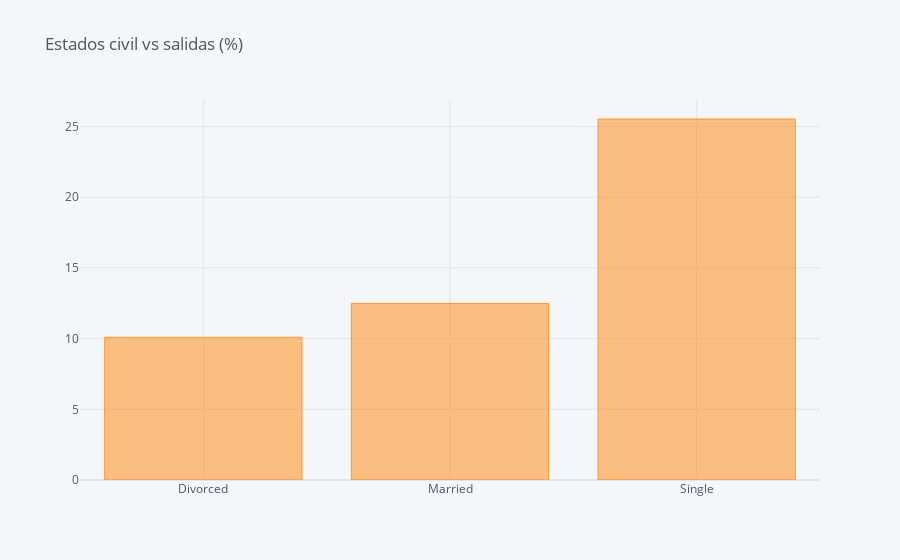

Notebook code cell kept with this figure:
### Code cell
df_Marital = pd.DataFrame(columns=["Marital Status", "% of Leavers"])
i=0
for field in list(df_HR['MaritalStatus'].unique()):
    ratio = df_HR[(df_HR['MaritalStatus']==field)&(df_HR['Attrition']=="Yes")].shape[0] / df_HR[df_HR['MaritalStatus']==field].shape[0]
    df_Marital.loc[i] = (field, ratio*100)
    i += 1
    #print("In {}, the ratio of leavers is {:.2f}%".format(field, ratio*100))    
df_MF = df_Marital.groupby(by="Marital Status").sum()
df_MF.iplot(kind='bar',title='Estados civil vs salidas (%)')

### Figure 1 — Plotly figure (JSON) as saved in the notebook; plotly's stock layout.template omitted (floating-point values rounded to 4 significant figures)
{"data": [{"marker": {"color": "rgba(255, 153, 51, 0.6)", "line": {"color": "rgba(255, 153, 51, 1.0)", "width": 1}}, "name": "% of Leavers", "orientation": "v", "text": "", "type": "bar", "x": ["Divorced", "Married", "Single"], "y": [10.09, 12.48, 25.53]}], "layout": {"legend": {"bgcolor": "#F5F6F9", "font": {"color": "#4D5663"}}, "paper_bgcolor": "#F5F6F9", "plot_bgcolor": "#F5F6F9", "title": {"font": {"color": "#4D5663"}, "text": "Estados civil vs salidas (%)"}, "xaxis": {"gridcolor": "#E1E5ED", "showgrid": true, "tickfont": {"color": "#4D5663"}, "title": {"font": {"color": "#4D5663"}, "text": ""}, "zerolinecolor": "#E1E5ED"}, "yaxis": {"gridcolor": "#E1E5ED", "showgrid": true, "tickfont": {"color": "#4D5663"}, "title": {"font": {"color": "#4D5663"}, "text": ""}, "zerolinecolor": "#E1E5ED"}}}
